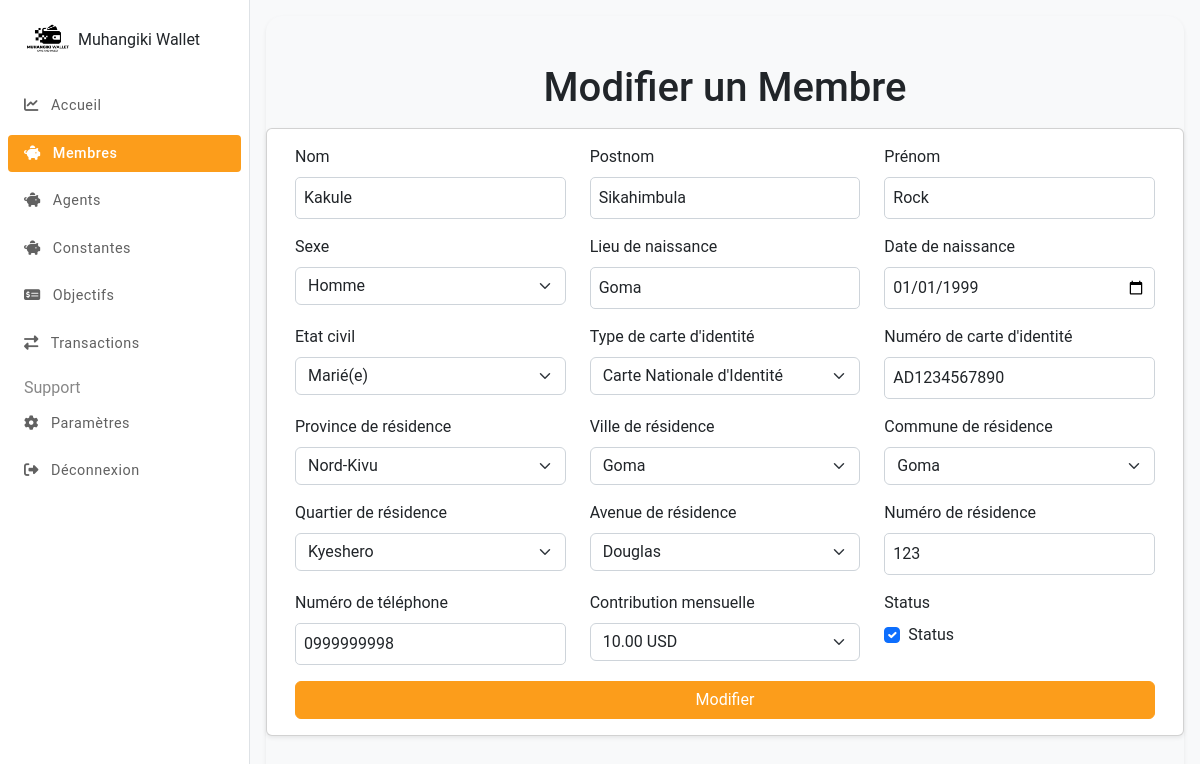
/administrateurs/membres/13/modifier/ (signed in), run on the app's committed database.
### membres/models.py (models this page shows, shortened)
class Membres(models.Model):
    user = models.OneToOneField(settings.AUTH_USER_MODEL, on_delete=models.CASCADE, related_name="membre", primary_key=True)
    nom = models.CharField(max_length=20, verbose_name="Nom")
    postnom = models.CharField(max_length=20, verbose_name="Postnom")
    prenom = models.CharField(max_length=20, blank=True, null=True, verbose_name="Prénom")
    sexe = models.CharField(max_length=10,null=True,blank=True, choices=[("M", "Homme"), ("F", "Femme")], verbose_name="Sexe")
    lieu_naissance = models.CharField(max_length=50, null=True,blank=True, verbose_name="Lieu de naissance")
    date_naissance = models.DateField(null=True,blank=True,verbose_name="Date de naissance")
    etat_civil = models.CharField(max_length=20, null=True,blank=True, choices=[("Célibataire", "Célibataire"), ("Marié", "Marié(e)"), ("Veuf", "Veuf(ve)"), ("Divorcé", "Divorcé(e)")], verbose_name="Etat civil")
    type_carte_identite = models.CharField(null=True,blank=True, max_length=20, choices=TYPES_CARTE_IDENTITE, verbose_name="Type de carte d'identité")
    num_carte_identite = models.CharField(null=True,blank=True,max_length=50, verbose_name="Numéro de carte d'identité")
    carte_identite_copy = models.ImageField(upload_to="identite/", verbose_name="Copie de la carte d'identité")
    photo_profile = models.ImageField(null=True,blank=True,upload_to="profile/", verbose_name="Photo de profile")
    province_residence = models.ForeignKey(Provinces,null=True,blank=True, on_delete=models.CASCADE, verbose_name="Province de résidence")
    ville_residence = models.ForeignKey(Villes, null=True,blank=True, on_delete=models.CASCADE, verbose_name="Ville de résidence")
    commune_residence = models.ForeignKey(Communes, null=True,blank=True, on_delete=models.CASCADE, verbose_name="Commune de résidence")
    quartier_residence = models.ForeignKey(Quartiers,null=True,blank=True, on_delete=models.CASCADE, verbose_name="Quartier de résidence")
    avenue_residence = models.ForeignKey(Avenues, null=True,blank=True, on_delete=models.CASCADE, verbose_name="Avenue de résidence")
    numero_residence = models.IntegerField(null=True,blank=True, verbose_name="Numéro de résidence")
    numero_telephone = models.CharField(max_length=20, unique=True, validators=[RegexValidator(regex=r'^(\+243|0)\d{9}$', message="Format valide : (+243 ou 0) 996437657")], verbose_name="Numéro de téléphone")
    reference_code = models.OneToOneField(CodesReference, on_delete=models.CASCADE, max_length=20, unique=True, verbose_name="Code de référence", blank=True, null=True)
    invitation_code = models.CharField(null=True, blank=True, max_length=20, verbose_name="Code d'invitation")
    date_creation = models.DateTimeField(auto_now_add=True, verbose_name="Date de création")
    date_modification = models.DateTimeField(auto_now=True, verbose_name="Date de modification")
    compte_CDF = models.OneToOneField(NumerosCompte, on_delete=models.CASCADE, max_length=15, unique=True, related_name="membre", verbose_name="Compte CDF")
    compte_USD = models.OneToOneField(NumerosCompte, on_delete=models.CASCADE, max_length=15, unique=True, verbose_name="Compte USD")
    contribution_mensuelle = models.ForeignKey(ContributionsMensuelles,null=True,blank=True, on_delete=models.CASCADE, verbose_name="Contribution mensuelle")
    mois_contribution = models.DateField(null=True,blank=True,auto_now_add=True, verbose_name="Mois de contribution")
    status = models.BooleanField(default=False)
    class Meta:
        verbose_name = _("Membre")
        verbose_name_plural = _("Membres")

### administrateurs/models.py (models this page shows)
class Provinces(models.Model):
    nom = models.CharField(max_length=255, unique=True)
    def __str__(self):
        return self.nom
    class Meta:
        verbose_name = _("Province")
        verbose_name_plural = _("Provinces")

class Villes(models.Model):
    province = models.ForeignKey(Provinces, on_delete=models.CASCADE)
    nom = models.CharField(max_length=45)
    type = models.CharField(max_length=45, choices=[('Ville', 'Ville'), ('Territoire', 'Territoire')], default='Ville', verbose_name="Type")
    def __str__(self):
        return self.nom
    class Meta:
        abstract = False

class Communes(models.Model):
    ville = models.ForeignKey(Villes, on_delete=models.CASCADE)
    nom = models.CharField(max_length=45)
    def __str__(self):
        return self.nom

class Quartiers(models.Model):
    commune = models.ForeignKey(Communes, on_delete=models.CASCADE)
    nom = models.CharField(max_length=45)
    def __str__(self):
        return self.nom
    class Meta:
        abstract = False

class Avenues(models.Model):
    quartier = models.ForeignKey(Quartiers, on_delete=models.CASCADE)
    nom = models.CharField(max_length=45)
    def __str__(self):
        return self.nom
    class Meta:
        verbose_name = _("Avenue")
        verbose_name_plural = _("Avenues")

class ContributionsMensuelles(models.Model):
    montant = models.DecimalField(max_digits=10, decimal_places=2, verbose_name="Montant")
    devise = models.CharField(max_length=3, choices=[('CDF', 'CDF'), ('USD', 'USD')], default='USD', verbose_name="Devise")
    description = models.TextField(max_length=255, blank=True, null=True, verbose_name="Description")
    def __str__(self):
        return f"{self.montant} {self.devise}"
    class Meta:
        verbose_name = "Contribution mensuelle"
        verbose_name_plural = "Contributions mensuelles"

### administrateurs/views.py (the view)
# urls.py: path("membres/<int:membre_id>/modifier/", views.modifier_membre, name="modifier_membre"),
@login_required
@verifier_admin
def modifier_membre(request, membre_id):
    membre = get_object_or_404(Membres, pk=membre_id)
    if request.method == "POST":
        form = ModifierMembresForm(request.POST, request.FILES, instance=membre)
        if form.is_valid():
            form.save()
            messages.success(request, "Le membre a été modifié avec succès")
            return redirect("administrateurs:membres")
        else:
            messages.error(request, "Veuillez corriger les erreurs dans le formulaire")
    else:
        form = ModifierMembresForm(instance=membre)
    context = {
        "form": form,
        "membre": membre
    }
    return render(request, "administrateurs/modifier_membre.html", context)

### membres/forms.py
class ModifierMembresForm(forms.ModelForm):
    class Meta:
        model = Membres
        fields = [
            "nom",
            "postnom",
            "prenom",
            "sexe",
            "lieu_naissance",
            "date_naissance",
            "etat_civil",
            "type_carte_identite",
            "num_carte_identite",
            "province_residence",
            "ville_residence",
            "commune_residence",
            "quartier_residence",
            "avenue_residence",
            "numero_residence",
            "numero_telephone",
            "contribution_mensuelle",
            "status"
        ]
        widgets = {
            "date_naissance": forms.DateInput(attrs={"type": "date"}),
            "numero_telephone": forms.TextInput(attrs={"placeholder": "Ex : +243999999999 ou 0999999999"})
        }

### administrateurs/models.py (called while the page is built)
    def is_admin(self):
        return self.type == TypesUtilisateur.ADMIN.value

### administrateurs/views.py (called while the page is built)
def verifier_admin(func):
    def verify(request, *args, **kwargs):
        if request.user.is_admin():
            return func(request, *args, **kwargs)
        else: return redirect("index")
    return wraps(func)(verify)

### administrateurs/templates/administrateurs/modifier_membre.html (shortened to what this page needs)
{% extends 'administrateurs/base.html' %}
{% block content %}
<div class="container-fluid container-md bg-light py-5 rounded-4 shadow-sm">
    <div class="row justify-content-center">
        <h1 class="text-center mb-3">Modifier un Membre</h1>
        <div class="card shadow-sm">
            <div class="card-body">
                <form method="post" enctype="multipart/form-data">
                    <div class="row">
                        {% for field in form %}
                        {% if field.field.widget.input_type == 'file' %}
                        <div class="col-md-4 mb-3 d-flex flex-column align-items-center">
                            <label for="{{ field.id_for_label }}">{{ field.label }}</label>
                            <input type="file" class="form-control d-none {% if field.errors %}is-invalid{% endif %}" id="{{ field.id_for_label }}" name="{{ field.name }}" value="{{ field.value|default:'' }}" accept="image/*" onchange="previewImage(this);">
                            <div id="imagePreview" class="image-preview text-center" onclick="document.getElementById('{{ field.id_for_label}}').click();">
                                {% if field.value %}
                                <img src="{{field.value.url}}" alt="Aperçu de la {{ field.label }}" class="img-fluid rounded" style="max-height: 200px; object-fit: cover;">
                                {% else %}
                                <label for="{{ field.id_for_label }}" class="upload-icon">
                                    <i class="fas fa-image"></i>
                                </label>
                                {% endif %}
                            </div>
                            {% if field.errors %}
                            <div class="invalid-feedback">
                                {{ field.errors }}
                            </div>
                            {% endif %}
                        </div>
                        {% else %}
                        <div class="col-md-4 mb-3">
                            <label for="{{ field.id_for_label }}" class="form-label">{{ field.label }}</label>
                            {% if field.name == 'province_residence' %}
                                <select class="form-select {% if field.errors %}is-invalid{% endif %}" id="id_province_residence" name="{{ field.name }}">
                                    {% for option in field.field.choices %}
                                        {% if option.0 %}<option value="{{ option.0 }}" {% if field.value|lower == option.0|lower %}selected{% endif %}>{{ option.1 }}</option>{% endif %}
                                    {% endfor %}
                                </select>
                            {% elif field.name == 'ville_residence' %}
                            <select class="form-select" id="id_ville_residence" name="ville_residence">
                                {% for option in field.field.choices %}
                                    {% if option.0 and field.value|lower == option.0|lower %}<option value="{{ option.0 }}">{{ option.1 }}</option> {% endif %}
                                {% endfor %}
                            </select>
                            {% elif field.name == 'commune_residence' %}
                            <select class="form-select" id="id_commune_residence" name="commune_residence">
                                {% for option in field.field.choices %}
                                    {% if option.0 and field.value|lower == option.0|lower %}<option value="{{ option.0 }}">{{ option.1 }}</option> {% endif %}
                                {% endfor %}
                            </select>
                            {% elif field.name == 'quartier_residence' %}
                            <select class="form-select" id="id_quartier_residence" name="quartier_residence">
                                {% for option in field.field.choices %}
                                    {% if option.0 and field.value|lower == option.0|lower %}<option value="{{ option.0 }}">{{ option.1 }}</option> {% endif %}
                                {% endfor %}
                            </select>
                            {% elif field.name == 'avenue_residence' %}
                            <select class="form-select" id="id_avenue_residence" name="avenue_residence">
                                {% for option in field.field.choices %}
                                    {% if option.0 and field.value|lower == option.0|lower %}<option value="{{ option.0 }}">{{ option.1 }}</option> {% endif %}
                                {% endfor %}
                            </select>
                            {% else %}
                                {% if field.field.widget.input_type == 'radio' %}
                                    <div class="form-check">
                                        {% for radio in field %}
                                            <input type="{{ radio.field.widget.input_type }}" class="form-check-input {% if radio.errors %}is-invalid{% endif %}" id="{{ radio.id_for_label }}" name="{{ radio.html_name }}" value="{{ radio.choice_value }}"
                                            {% if radio.data == radio.choice_value %}checked{% endif %}>
                                            <label class="form-check-label" for="{{ radio.id_for_label }}">{{ radio.choice_label }}</label><br>
                                        {% endfor %}
                                    </div>
                                {% elif field.field.widget.input_type == 'select' %}
                                    <select class="form-select {% if field.errors %}is-invalid{% endif %}" id="{{ field.id_for_label }}" name="{{ field.name }}">
                                        {% for option in field.field.choices %}
                                            {% if option.0 %}<option value="{{ option.0 }}" {% if field.value|lower == option.0|lower %}selected{% endif %}>{{ option.1 }}</option>{% endif %}
                                        {% endfor %}
                                    </select>
                                {% elif field.field.widget.input_type == 'checkbox' %}
                                <div class="form-check">
                                    <input type="{{ field.field.widget.input_type }}" class="form-check-input {% if field.errors %}is-invalid{% endif %}" id="{{ field.id_for_label }}" name="{{ field.name }}" {% if field.value %}checked{% endif %}>
                                    <label class="form-check-label" for="{{ field.id_for_label }}">{{ field.label }}</label>
                                </div>
                                {% else %}
                                <input type="{{ field.field.widget.input_type }}" class="form-control {% if field.errors %}is-invalid{% endif %}" id="{{ field.id_for_label }}" name="{{ field.name }}" value="{% if field.field.widget.input_type == 'date' %}{{ field.value|date:'Y-m-d' }}{% else %}{{ field.value|default:'' }}{% endif %}" placeholder="{{ field.field.widget.attrs.placeholder|default:'' }}" required>
                                {% endif %}
                            {% endif %}
                        </div>
                        {% endif %}
                        {% endfor %}
                    </div>
                    <div class="row">
                        <div class="col-md-12">
                            <button type="submit" class="btn btn-mw text-white w-100" id="create-account-button">Modifier</button>
                        </div>
                    </div>
                </form>
            </div>
        </div>
    </div>
</div>
{% endblock %}

### muhangiki_wallet/static/css/style.css (style rules this page uses)
:root { --primary-color: #fc9d1b; --secondary-color: #e88b08; --accent-color: #ffc107; }
body { font-family: 'Roboto', sans-serif; background-color: white; display: flex; flex-direction: column; min-height: 100vh; }
.btn-mw { background-color: var(--primary-color); border-color: var(--primary-color); color: #111010; }
.form-control { border: 1px solid #ced4da; border-radius: 5px; padding: 0.5rem; }

### administrateurs/templates/administrateurs/base.html (style rules this page uses)
:root { --orange-hover: #fff3e0; --orange-active: #fc9d1b; }

### data on the page
Membres: nom "Kakule" "Sikahimbula" "Rock" "Goma" "01/01/1999" "AD1234567890" "0999999998", etat_civil "Marié(e)" "Carte Nationale d'Identité"
Provinces: province_residence "Nord-Kivu"
Villes: ville_residence "Goma"
Communes: commune_residence "Goma"
Quartiers: quartier_residence "Kyeshero"
Avenues: avenue_residence "Douglas"
ContributionsMensuelles: contribution_mensuelle "10.00 USD"

### other printed values
{{ field.label }} "Nom" "Postnom" "Prénom" "Sexe" "Lieu de naissance" "Date de naissance" "Etat civil" "Type de carte d'identité" "Numéro de carte d'identité" "Province de résidence" "Ville de résidence" "Commune de résidence" "Quartier de résidence" "Avenue de résidence" "Numéro de résidence" "Numéro de téléphone" "Contribution mensuelle" "Status"
{{ field.label }} "Status"
form field sexe "Homme"
